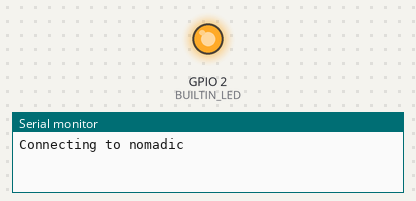
Simulated run of this sketch. Board: ESP32. On the bench: output pins drawn as LEDs (lit = HIGH), the last lines printed to the serial monitor. WiFi joins after 1.5 s; servers stay silent unless stated; random numbers use the default seed unless the sketch sets one; no MQTT or app messages arrive unless stated.

Above: at 0.6 s.
At 2.1 s:
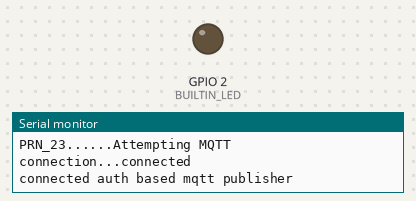
Timing chart, 0 to 3.6 s (numbered marks = the images above):
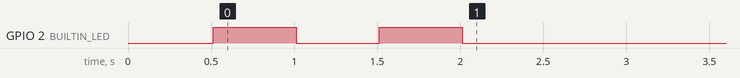

The sketch:

sketch_mqtt-esp32-pub-auth.ino
```cpp
#include <WiFi.h>
#include <PubSubClient.h>

/*
 * $mosquitto_sub -t <topic> -u <username> -P <password>  -h <ip>  -p 1883
 */

#define BUILTIN_LED 2

const char* ssid = "nomadic";
const char* password = "nomadic";
const char* mqtt_server = "192.168.43.57";

WiFiClient espClient;
PubSubClient client(espClient);

void setup_wifi() {

  delay(10);
  // We start by connecting to a WiFi network
  Serial.println();
  Serial.print("Connecting to ");
  Serial.println(ssid);

  WiFi.mode(WIFI_STA);
  WiFi.begin(ssid, password);

  while (WiFi.status() != WL_CONNECTED) {
    delay(500);
//    Serial.print(".");//turn on led2
    digitalWrite(BUILTIN_LED, HIGH);
    delay(500);
    digitalWrite(BUILTIN_LED, LOW);

  }

  randomSeed(micros());

  Serial.println("");
  Serial.println("WiFi connected");
  Serial.println("IP address: ");
  Serial.println(WiFi.localIP());
}

void reconnect() {
   while (!client.connected()) {
    Serial.print("PRN_23......Attempting MQTT connection...");

    String clientId = "ESPClient-";
    String username = "shruti";
    String password = "shruti";
    clientId += String(random(0xffff), HEX);

    if (client.connect(clientId.c_str(), username.c_str(),password.c_str())) {
 //   if (client.connect(clientId.c_str())) {
      Serial.println("connected");
      // Once connected, publish an announcement...
      client.publish("test/mqtt", "prn_23 mqtt publisher connected");
      Serial.println("connected auth based mqtt publisher");
      digitalWrite(BUILTIN_LED, HIGH);
      // ... and resubscribe
  //    client.subscribe("inTopic");
    } else {
      Serial.print("failed, rc=");
      Serial.print(client.state());
      Serial.println(" try again in 5 seconds");
      // Wait 5 seconds before retrying
      delay(5000);
    }

    digitalWrite(BUILTIN_LED, LOW); //led bliking stop once mqtt connected succefully
  }
}

void setup() {
  pinMode(BUILTIN_LED, OUTPUT);     // Initialize the BUILTIN_LED pin as an output
  Serial.begin(115200);
  setup_wifi();
  client.setServer(mqtt_server, 1883);
 // client.setCallback(callback);


}

void loop() {

  if (!client.connected()) {
    reconnect();
  }
  client.loop();
}
```
